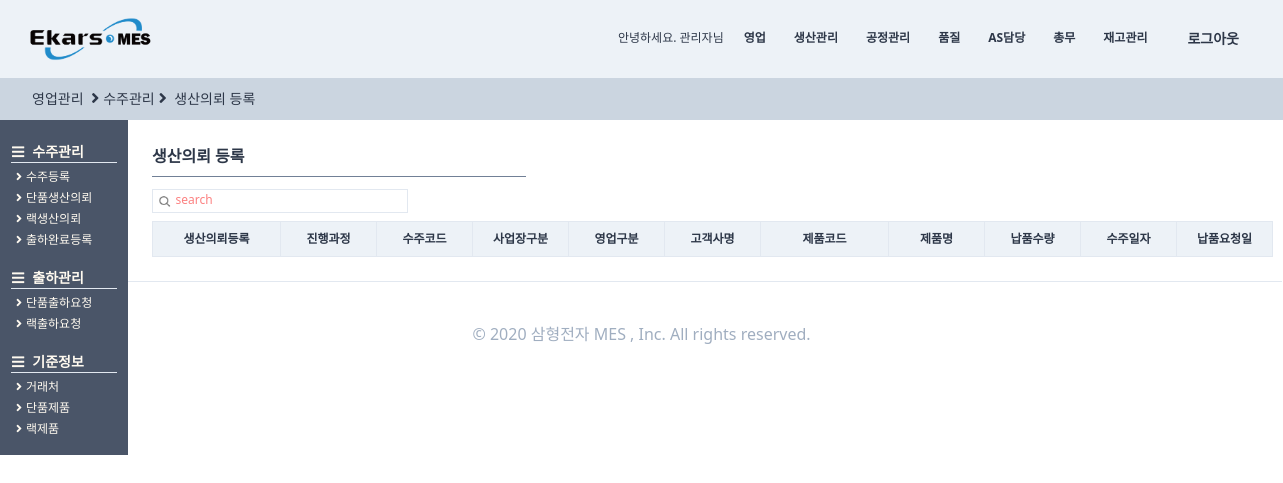
The app's page /orders/orderproduce/ (signed in), older data.
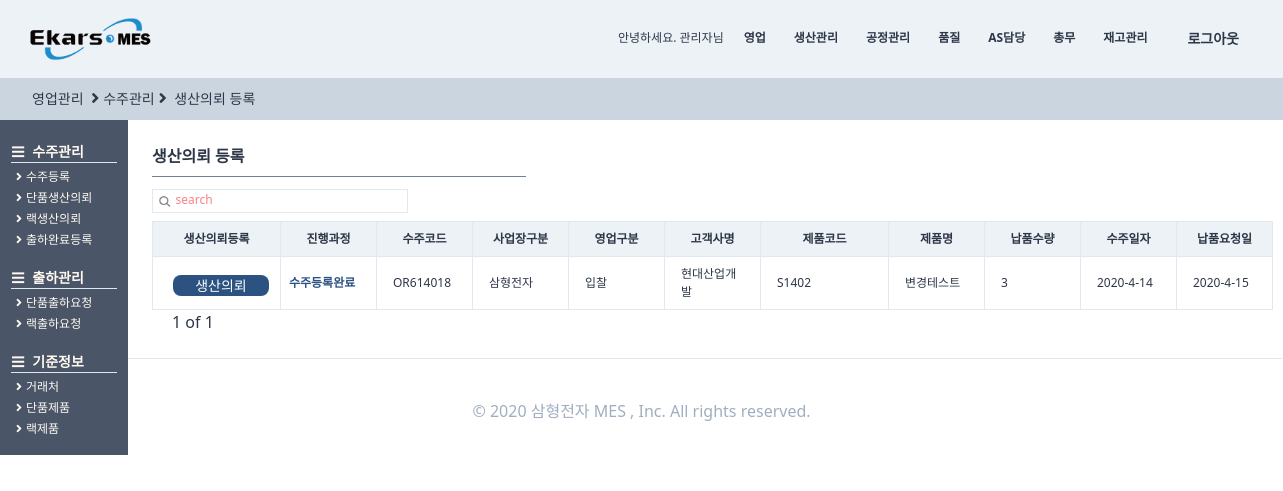
The same page, newer data.
### users/models.py (models this page shows, shortened)
class Part(TimeStampedModel):
    해당회사 = models.ForeignKey(
        "Company", related_name="Part", on_delete=models.CASCADE, null=True
    )
    부서명 = models.CharField(max_length=12, null=True, blank=True)
    class Meta:
        verbose_name = "부서"
        verbose_name_plural = "부서"

### orders/models.py (models this page shows, shortened)
class OrderRegister(TimeStampedModel):
    입찰 = "입찰"
    대리점 = "대리점"
    AS = "A/S"
    내부계획 = "내부계획"
    월별생산계획 = "월별생산계획"
    영업구분_CHOICES = (
        (입찰, "입찰"),
        (대리점, "대리점"),
        (AS, "A/S"),
        (내부계획, "내부계획"),
        (월별생산계획, "월별생산계획"),
    )
    삼형전자 = "삼형전자"
    엠에스텔레콤 = "엠에스텔레콤"
    사업장구분_CHOICES = (
        (삼형전자, "삼형전자"),
        (엠에스텔레콤, "엠에스텔레콤"),
    )
    출하완료 = "출하완료"
    출하미완료 = "출하미완료"
    출하구분_CHOICES = (
        (출하완료, "출하완료"),
        (출하미완료, "출하미완료"),
    )
    단품 = "단품"
    랙 = "랙"
    제품구분_CHOICES = (
        (단품, "단품"),
        (랙, "랙"),
    )
    랙생산의뢰 = models.ForeignKey(
        "self", related_name="단품생산의뢰", on_delete=models.SET_NULL, null=True, blank=True
    )
    작성자 = models.ForeignKey(
        users_models.User,
        related_name="수주등록",
        on_delete=models.SET_NULL,
        null=True,
        blank=True,
    )
    수주코드 = models.CharField(max_length=50)
    영업구분 = models.CharField(choices=영업구분_CHOICES, max_length=10, blank=True, default=입찰)
    제품구분 = models.CharField(choices=제품구분_CHOICES, max_length=10, blank=True, default=단품)
    사업장구분 = models.CharField(
        choices=사업장구분_CHOICES, max_length=10, blank=True, default=삼형전자
    )
    수주일자 = models.DateField(auto_now=False, auto_now_add=False)
    고객사명 = models.ForeignKey(
        SI_models.CustomerPartner,
        related_name="수주등록",
        on_delete=models.SET_NULL,
        null=True,
        blank=True,
    )
    현장명 = models.CharField(max_length=50, null=True)
    납품요청일 = models.DateField(auto_now=False, auto_now_add=False, blank=True, null=True)
    납품수량 = models.IntegerField()
    특이사항 = models.TextField(blank=True)
    단품모델 = models.ForeignKey(
        SI_models.SingleProduct,
        related_name="수주등록",
        on_delete=models.SET_NULL,
        null=True,
        blank=True,
    )
    랙모델 = models.ForeignKey(
        SI_models.RackProduct,
        related_name="수주등록",
        on_delete=models.SET_NULL,
        null=True,
        blank=True,
    )
    출하구분 = models.CharField(
        choices=출하구분_CHOICES, max_length=10, blank=True, default=출하미완료
    )
    랙조립도면 = models.FileField(
        upload_to="blueprint", blank=True, null=True, help_text="랙 수주의 경우 조립도면을 첨부해주세요."
    )
    class Meta:
        verbose_name = "수주등록"
        verbose_name_plural = "수주등록"
    def process(self):
        try:
            pro = self.생산요청
            try:
                cess = self.생산요청.생산계획.현재공정
                pro = self.생산요청.생산계획.현재공정달성율
                try:
                    pro = self.생산요청.생산계획.작업지시서.작업지시서등록.최종검사
                    try:
                        pro = self.생산요청.생산계획.작업지시서.작업지시서등록.최종검사.최종검사등록
                        return "최종검사완료"
                    except:
                        return "최종검사의뢰완료"
                except:
                    return f"생산중({cess}:{pro})"
            except:
                return "생산의뢰완료"
        except:
            return "수주등록완료"

### StandardInformation/models.py (models this page shows, shortened)
class CustomerPartner(TimeStampedModel):
    고객 = "고객"
    대리점 = "대리점"
    공급처 = "공급처"
    거래처_CHOICES = (
        (고객, "고객"),
        (대리점, "대리점"),
        (공급처, "공급처"),
    )
    고객작성자 = models.ForeignKey(
        "users.User", related_name="고객거래처작성자", on_delete=models.SET_NULL, null=True
    )
    작성일 = models.DateField(auto_now=True, auto_now_add=False)
    거래처구분 = models.CharField(choices=거래처_CHOICES, max_length=4, default=공급처)
    거래처코드 = models.CharField(max_length=50, null=True)
    거래처명 = models.CharField(max_length=70, null=True)
    사업자등록번호 = models.CharField(max_length=50, null=True)
    고객담당자 = models.ForeignKey(
        "users.User", related_name="고객거래처담당자", on_delete=models.SET_NULL, null=True
    )
    연락처 = models.CharField(max_length=50, blank=True)
    이메일 = models.EmailField(max_length=254)
    사업장주소 = models.CharField(max_length=70, blank=True, null=True)
    사업자등록증첨부 = models.FileField(blank=True, null=True)
    특이사항 = models.TextField(blank=True, null=True)
    사용여부 = models.BooleanField(default=False)
    class Meta:
        verbose_name = "고객"
        verbose_name_plural = "고객"
    def __str__(self):
        return self.거래처명

class SingleProduct(TimeStampedModel):
    작성자 = models.ForeignKey(
        "users.User", related_name="단품제품작성자", on_delete=models.SET_NULL, null=True
    )
    작성일 = models.DateField(auto_now=True, auto_now_add=False)
    모델코드 = models.CharField(max_length=80, blank=True)
    모델명 = models.CharField(max_length=30, blank=True)
    규격 = models.CharField(max_length=80, blank=True)
    단위 = models.CharField(max_length=10, blank=True)
    단가 = models.IntegerField(null=True)
    class Meta:
        verbose_name = "단품제품"
        verbose_name_plural = "단품제품"

### orders/views.py (the view, shortened to what this page needs)
# urls.py: path("orderproduce/", views.orderproduce, name="orderproduce"),
def orderproduce(request):
    user = request.user
    search = request.GET.get("search")
    if search is None:
        s_order = []
        order = (
            models.OrderRegister.objects.filter(작성자=user)
            .filter(출하구분="출하미완료")
            .filter(제품구분="단품")
            .order_by("-created")
        )
        for s in order:
            if s.process() == "수주등록완료":
                s_order.append(s)
            else:
                pass
        s_bool = False
    pagediv = 7
    totalpage = int(math.ceil(len(s_order) / pagediv))
    paginator = Paginator(s_order, pagediv, orphans=0)
    page = request.GET.get("page", "1")
    s_order = paginator.get_page(page)
    nextpage = int(page) + 1
    previouspage = int(page) - 1
    notsamebool = True
    nonpage = False
    if totalpage == 0:
        nonpage = True
    if int(page) == totalpage:
        notsamebool = False
    if (search is None) or (search == ""):
        search = "search"
    return render(
        request,
        "orders/orderproduce.html",
        {
            "s_order": s_order,
            "search": search,
            "page": page,
            "totalpage": totalpage,
            "notsamebool": notsamebool,
            "nextpage": nextpage,
            "previouspage": previouspage,
            "s_bool": s_bool,
            "nonpage": nonpage,
        },
    )

### users/models.py (called while the page is built)
    def __str__(self):
        return self.first_name

    def lenofpart(self):
        num = self.부서.count()
        return num

### templates/orders/orderproduce.html (shortened to what the changed rows need)
{%extends "orders/ordershome.html"%}
{%load static%}
{%block main_contens%}
<div class="w-11/12 h-full ml-32 -mt-6 font-normal pt-12 flex flex-row">
    <div class="flex flex-col p-6 w-full ">
        <div class="flex ">
            <div class="flew flex-col">
                <table class="table-fixed font-light text-xs w-full">
                    <thead>
                        <tr>
                            <th class="border bg-gray-200 px-2 py-2 w-32">생산의뢰등록</th>
                            <th class="border bg-gray-200 px-2 py-2 w-24">진행과정</th>
                            <th class="border bg-gray-200 px-4 py-2 w-24">수주코드</th>
                            <th class="border bg-gray-200 px-4 py-2 w-24">사업장구분</th>
                            <th class="border bg-gray-200 px-4 py-2 w-24">영업구분</th>
                            <th class="border bg-gray-200 px-4 py-2 w-24">고객사명</th>
                            <th class="border bg-gray-200 px-4 py-2 w-32">제품코드</th>
                            <th class="border bg-gray-200 px-4 py-2 w-24">제품명</th>
                            <th class="border bg-gray-200 px-4 py-2 w-24">납품수량</th>
                            <th class="border bg-gray-200 px-4 py-2 w-24">수주일자</th>
                            <th class="border bg-gray-200 px-4 py-2 w-24">납품요청일</th>
                        </tr>
                    </thead>
                    <tbody>
                        {%for list in s_order%}
                        <tr>
                            <td class="border px-2 py-2 font-bold
                            text-blue-800 justify-center">
                                <a href="{%url "orders:orderproduceregister" list.pk %}">
                                    <div class="btn-link hover:bg-teal-800 hover:font-bold mt-1 mb-0 ml-3">생산의뢰
                                    </div>
                                </a>
                            </td>
                            <td class="border px-2 py-2 font-bold
                            text-blue-800 ">
                                {{list.process}}</td>
                            <td class="border px-4 py-2  hover:text-blue-700 hover:font-bold "><a
                                    href="{%url "orders:orderdetail" list.pk %}">
                                    {{list.수주코드}}</a></td>
                            <td class="border px-4 py-2">{{list.사업장구분}}</td>
                            <td class="border px-4 py-2">{{list.영업구분}}</td>
                            <td class="border px-4 py-2">{{list.고객사명}}</td>
                            {%if list.제품구분 == "단품"%}
                            <td class="border px-4 py-2">{{list.단품모델.모델코드}}</td>
                            <td class="border px-4 py-2">{{list.단품모델.모델명}}</td>
                            {%else%}
                            <td class="border px-4 py-2">{{list.랙모델.랙시리얼코드}}</td>
                            <td class="border px-4 py-2">{{list.랙모델.랙모델명}}</td>
                            {%endif%}
                            <td class="border px-4 py-2">{{list.납품수량}}</td>
                            <td class="border px-4 py-2">
                                {{list.수주일자.year}}-{{list.수주일자.month}}-{{list.수주일자.day}}</td>
                            <td class="border px-4 py-2">
                                {%if list.납품요청일 is None%}
                                {%else%}
                                {{list.납품요청일.year}}-{{list.납품요청일.month}}-{{list.납품요청일.day}}{%endif%}</td>
                        </tr>
                        {%endfor%}
                    </tbody>
                </table>
                {%if nonpage%}
                {%else%}
                <div class="flex ml-2">
                    <span class="mx-3 font-medium  text-base">{{page}} of
                        {{totalpage}}</span>
                </div>
                {%endif%}
            </div>
        </div>
    </div>
</div>
</div>
{%endblock main_contens %}

### templates/partials/navigation.html
{% load static%}
<div class="flex items-center text-sm font-medium h-full w-full  flex-raw justify-end">
        {% if user.is_authenticated %}
        <div class="text-right  text-xs h-5">안녕하세요. {{user}}님</div>
        {% if user.lenofpart > 1 %}
        {% for part in user.부서.all %}
        <div
                class="ml-3 border-b-2 border-transparent h-full flex items-center hover:border-gray-600 font-semibold text-xs">
                <a href="{%url "core:parthome" part.pk %}" class="py-10 px-2">
                        {% if part.부서명 == "자재부" %}
                        재고관리
                        {%else%}
                        <script>
                                var parta = "{{ part.부서명 }}";
                                var result = parta.replace("부", '')
                                document.write(result)
                        </script>
                        {% endif %}
                </a></div>
        {% endfor %}
        {% endif %}
        <div class="nav_link font-semibold ml-3"><a href="{%url "users:logout"%}">로그아웃</a></div>
        {% else %}
        <li class="nav_link"><a href="{%url "users:signup"%}">Sign Up</a></li>
        {% endif %}
</div>

Row changes from the older to the newer data that the page shows:
added OrderRegister: process "수주등록완료", 수주코드 "OR614018", 사업장구분 "삼형전자", 영업구분 "입찰", 고객사명 "현대산업개발", 단품모델.모델코드 "S1402", 단품모델.모델명 "변경테스트", 납품수량 "3", 수주일자.year "2020", 수주일자.month "4", 수주일자.day "14", 납품요청일.year "2020", 납품요청일.month "4", 납품요청일.day "15"
Text that changed along with them:
{{ page }}: (not shown) → "1"
{{ totalpage }}: (not shown) → "1"
text now shown: "of"
